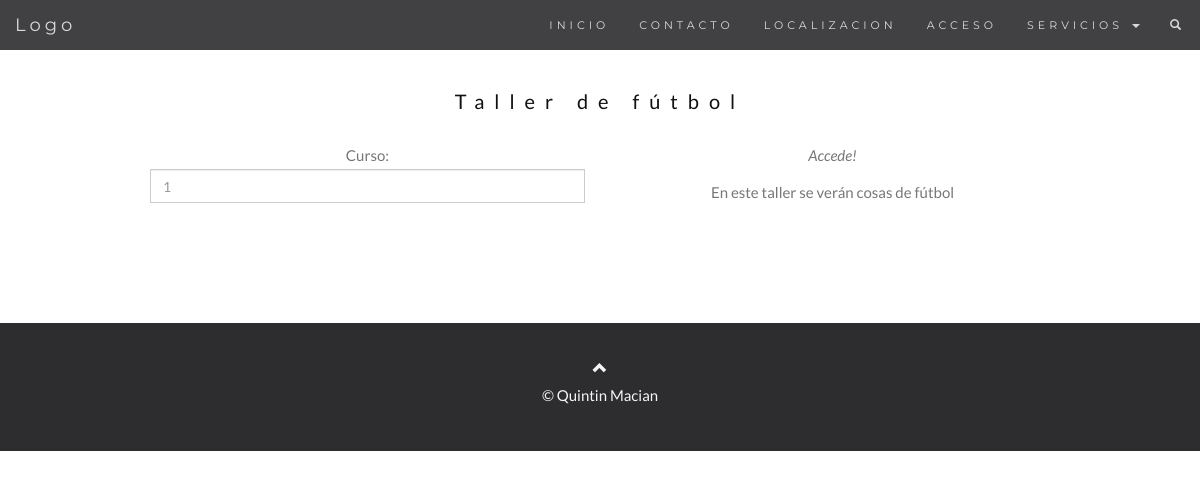
/taller/mostrar/1, run on an earlier commit of the app's database.
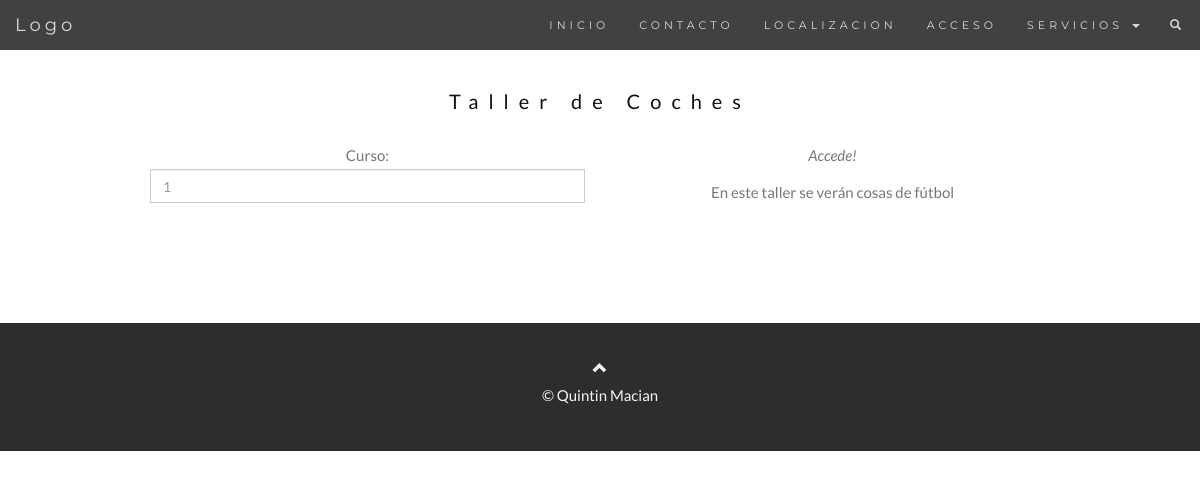
And on a later commit of the database.
### talleres/models.py (models this page shows, shortened)
class Taller(models.Model):
    Numero = models.AutoField(primary_key=True)
    NombreTaller = models.CharField(max_length=50)
    Descripcion = models.CharField(max_length=150)
    NumDepartamento = models.ForeignKey(Departamento, on_delete=models.CASCADE)
    NIVEL = ((1,'ESO'), (2, 'BACHILLER'), (3,'CFGM'), (4,'CFGS'), (5,'PQPI'))
    nivel = models.PositiveSmallIntegerField(choices=NIVEL, null=True)
    curso = models.IntegerField()
    MaxAlumnos = models.IntegerField()
    duracion = models.IntegerField()
    jornada = models.IntegerField()
    excede = models.IntegerField(null=True)
    foto = models.ImageField(blank=True, null=True, upload_to = 'media/', default='/media/default.jpg')
    ESTADO = ((1, 'abierto'),(2, 'cerrado'))
    estado = models.PositiveSmallIntegerField(choices=ESTADO, null=True)
    idAlumnoTaller = models.ManyToManyField(Alumno, through='AlumnoTaller')

### talleres/views.py (the view, shortened to what this page needs)
# urls.py: path('taller/mostrar/<int:taller_id>', views.muestraTallerConID, name='muestraTallerConID'),
def muestraTallerConID(request, taller_id):
    taller = get_object_or_404(Taller, pk=taller_id)
    alumnos=Alumno.objects.filter(dniA=request.user)
    if request.user.is_anonymous or len(alumnos) == 0:
        return render(request, 'talleres/taller.html',
        {
            "taller" : taller,
            "alumno": False
        })

### talleres/templates/talleres/taller.html (shortened to what this page needs)
{% extends "base.html" %}
  {% block content %}
    <div id="band" class="container text-center">
      <h3> {{ taller.NombreTaller }}</h3>
      <div class="col-sm-6 form-group">
        Curso: <input class="form-control" id="dni" name="dni" placeholder="{{ taller.curso }}" type="text" required>
      </div>
      <p><em>Accede!</em></p>
      <p>{{ taller.Descripcion }}</p>
      <br>
    </div>
    {% endblock content %}

What changed in the data, as far as the page shows it:
changed Taller "En este taller se verán cosas de fútbol": NombreTaller "Taller de fútbol" → "Taller de Coches"
